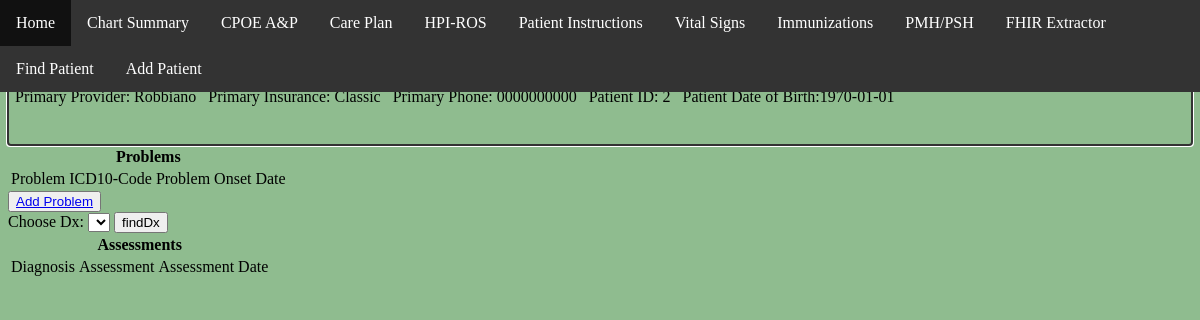
/ChartSummary/2, run on the app's committed database.
### main.py (models this page shows)
class Patients(db.Model):
    id = db.Column(db.Integer, primary_key=True)
    First = db.Column(db.String(40))
    Last = db.Column(db.String(100))
    DateOfBirth = db.Column(db.String(90))
    Age = db.Column(db.String(10))
    Insurance = db.Column(db.String(150))
    PrimaryProvider = db.Column(db.String(50))
    Phone = db.Column(db.String(50))

### main.py (the view, shortened to what this page needs)
@app.route('/ChartSummary/<pid>', defaults={'dxDDCode': None}, methods=['POST', 'GET'])
@app.route('/ChartSummary/<pid>/<dxDDCode>', methods=['POST', 'GET'])
def ChartSummary(pid, dxDDCode):
    patient = Patients.query.filter_by(id=pid)
    patientProblems = PatientProblems.query.filter_by(PID=pid)
    patientAssessments = PatientAssessments.query.filter_by(PID=pid)
    return render_template('chartSummary.html', patient=patient, patientProblems=patientProblems,
                           patientAssessments=patientAssessments, dxDDCode=dxDDCode)

### templates/chartSummary.html (shortened to what this page needs)
{% extends "patientBanner.html" %}
{% block content %}
{% for pt in patient %}
<div class="banner" >
<table id="bannerTable">
        <tr>
            <th colspan="2.5"><div class="bannerName"> {{ pt.First }} </div></th>
            <th colspan="2.5"><div class="bannerName"> {{ pt.Last }} </div></th>
        </tr>
        <tr>
            <td> Primary Provider: {{ pt.PrimaryProvider }} </td>
            <td> Primary Insurance: {{ pt.Insurance }} </td>
            <td> Primary Phone: {{ pt.Phone }} </td>
            <td> Patient ID: {{ pt.id }} </td>
            <td id="dateOfBirth"> Patient Date of Birth:{{ pt.DateOfBirth }} </td>
        </tr>
    </table> <br> <br>
</div>
<div class="chartSummaryProblemsTable">
    <table class="chartSummaryProblemsTable">
    <tr>
        <th id="chartSummaryProblemsTableHeader" colspan="3">Problems</th>
    </tr>
    <tr>
        <td class="chartSummaryProblemsTableHeaders">Problem</td>
        <td class="chartSummaryProblemsTableHeaders">ICD10-Code</td>
        <td class="chartSummaryProblemsTableHeaders">Problem Onset Date</td>
    </tr>
</table></div>
<button id="addProblem" name="Submit" value="Add Problem"><a href="/AddProblem/{{ pt.id }}"><div class="addProblem">Add Problem</div></a></button>
<form action="/ChartSummary/{{ pt.id }}/{{ dxDDCode }}" method='POST'>
    <label> Choose Dx:
            <select id="DxDD" name="DxDD">
            </select>
        </label>
    <input type="submit" value="findDx" name="Submit">
</form>
<div class="chartSummaryAssessmentsTable">
    <table class="chartSummaryAssessmentsTable">
        <tr>
            <th class="chartSummaryAssessmentsTableHeader" colspan="3">Assessments</th>
        </tr>
        <tr>
        <td class="chartSummaryAssessmentsTableHeaders">Diagnosis</td>
        <td class="chartSummaryAssessmentsTableHeaders">Assessment</td>
        <td class="chartSummaryAssessmentsTableHeaders">Assessment Date</td>
        </tr>
{% endfor %}
{% endblock %}

### templates/base.html (shortened to what this page needs)
<!DOCTYPE html>
<html lang="en">
<head>
    <link href="/static/style.css" rel="stylesheet"/>
    <link rel="stylesheet" href="https://use.fontawesome.com/releases/v5.6.3/css/all.css">
</head>
<body>
 {% for pt in patient %}
 <div id="navBar1">
        <nav>
            <ul>
                <li> <a href="/home/{{ pt.id }}">Home</a></li>
                <li> <a href="/ChartSummary/{{ pt.id }}">Chart Summary</a></li>
                <li> <a href="/CPOE/{{ pt.id }}">CPOE A&P</a> </li>
                <li> <a href="/CarePlan/{{ pt.id}}">Care Plan</a> </li>
                <li> <a href="/HPI">HPI-ROS</a></li>
                <li> <a href="/PtInstructions">Patient Instructions</a></li>
                <li> <a href="/VS">Vital Signs</a></li>
                <li> <a href="/Immunizations">Immunizations</a></li>
                <li> <a href="/PMHPSH">PMH/PSH</a></li>
                <li> <a href="/FHIRExtract">FHIR Extractor</a> </li>
                <li id="right1"> <a href="/findPatient">Find Patient</a></li>
                <li id="right2"> <a href="/AddPt">Add Patient</a></li>
            </ul>
        </nav>
    </div>
 {% endfor %}
</body>
</html>

### static/style.css (style rules this page uses)
body { margin-top: 3%; background-color: darkseagreen; background-repeat: no-repeat; background-size: auto; }
.banner { outline-style: auto; outline-color: #333333; align-items: center; }
.banner table { outline-offset: inherit; }
.banner td { padding-left: 5px; padding-right: 5px; }
.banner .bannerName { color: blue; font-size: x-large; font-weight: bold; }
#navBar1 ul { list-style-type: none; margin: 0; padding: 0; overflow: hidden; background-color: #333; alignment: top; }
#navBar1 { position: fixed; top: 0px; width: 100%; left: 0px; margin-bottom: 100px; }
#navBar1 li { float: left; align-items: center; }
#navBar1 li a { display: block; color: white; text-align: center; padding: 14px 16px; text-decoration: none; }

### data on the page
Patients: PrimaryProvider "Robbiano", Insurance "Classic", Phone "0000000000", id "2", DateOfBirth "1970-01-01"
